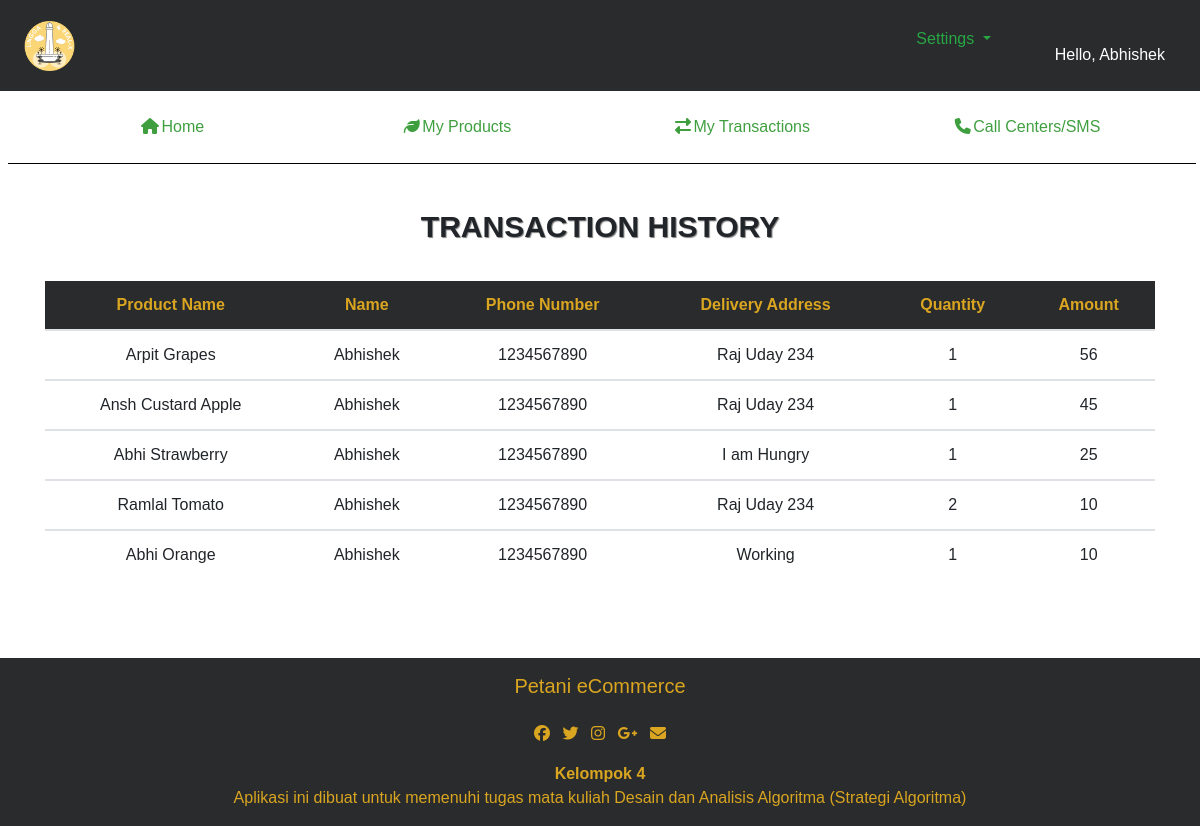
Page /FarmerPortal/Transactions.php (signed in) on the committed database.
### tables this page shows
CREATE TABLE `farmerregistration` (
  `farmer_id` int(255) NOT NULL,
  `farmer_name` varchar(255) NOT NULL,
  `farmer_phone` bigint(10) NOT NULL,
  `farmer_address` text NOT NULL,
  `farmer_state` varchar(50) NOT NULL,
  `farmer_district` varchar(50) NOT NULL,
  `farmer_pan` varchar(10) NOT NULL,
  `farmer_bank` int(16) NOT NULL,
  `farmer_password` varchar(100) NOT NULL
);

CREATE TABLE `products` (
  `product_id` int(100) NOT NULL,
  `farmer_fk` int(255) NOT NULL,
  `product_title` varchar(100) NOT NULL,
  `product_cat` varchar(100) NOT NULL,
  `product_type` varchar(100) NOT NULL,
  `product_expiry` varchar(25) NOT NULL,
  `product_image` text NOT NULL,
  `product_stock` int(100) NOT NULL,
  `product_price` int(100) NOT NULL,
  `product_desc` text NOT NULL,
  `product_keywords` text NOT NULL,
  `product_delivery` varchar(5) NOT NULL
);

CREATE TABLE `buyerregistration` (
  `buyer_id` int(255) NOT NULL,
  `buyer_name` varchar(30) NOT NULL,
  `buyer_phone` bigint(10) NOT NULL,
  `buyer_addr` text NOT NULL,
  `buyer_comp` varchar(100) NOT NULL,
  `buyer_license` varchar(100) NOT NULL,
  `buyer_bank` int(16) NOT NULL,
  `buyer_pan` varchar(10) NOT NULL,
  `buyer_mail` varchar(20) NOT NULL,
  `buyer_username` varchar(20) NOT NULL,
  `buyer_password` varchar(20) NOT NULL
);

CREATE TABLE `orders` (
  `order_id` int(255) NOT NULL,
  `product_id` int(255) NOT NULL,
  `qty` int(255) NOT NULL,
  `address` varchar(255) NOT NULL,
  `delivery` varchar(10) NOT NULL,
  `phonenumber` bigint(10) NOT NULL,
  `total` int(10) NOT NULL,
  `payment` varchar(10) NOT NULL,
  `buyer_phonenumber` bigint(10) NOT NULL
);

### FarmerPortal/Transactions.php (the view, shortened to what this page needs)
<!-- <?php
     include("../Functions/functions.php");
     ?> -->
<!DOCTYPE html>
<html>
<head>
     <link rel="stylesheet" href="https://cdnjs.cloudflare.com/ajax/libs/font-awesome/4.7.0/css/font-awesome.min.css">
     <link rel="stylesheet" href="https://cdnjs.cloudflare.com/ajax/libs/font-awesome/4.7.0/css/font-awesome.min.css">
     <link rel="stylesheet" href="https://stackpath.bootstrapcdn.com/bootstrap/4.4.1/css/bootstrap.min.css">
     <link rel="stylesheet" href="../portal_files/bootstrap.min.css">
</head>
<body>
     <body>
          <nav class="navbar navbar-expand-xl ">
               <a class="float-left" href="farmerHomepage.php">
                    <img src="agro.png?v=1" class="float-left mr-2 moblogo" alt="Logo" style="height:50px;">
               </a>
               <div class="collapse navbar-collapse" id="navbarSupportedContent">
                              <?php getFarmerUsername(); ?>
               </div>
               <div class=" flex-row-reverse right ">
                    <div class="p-2 cart">
                         <div class='loginz'>
                              <?php getFarmerUsername(); ?>
                         </div>
                    </div>
                    <div class="dropdown p-2 settings ">
                         <button class="btn  dropdown-toggle text-success" style="margin-top:-20px;" type="button" id="dropdownMenuButton" data-toggle="dropdown" aria-haspopup="true" aria-expanded="false">
                              Settings
                         </button>
                    </div>
               </div>
          </nav>
          <br>
          <div class="container">
               <div class="row" style="text-align:center;">
                    <div class="col-md-3 col-sm-12">
                         <a href="farmerHomepage.php" id="navbar"><i class="fa fa-home" aria-hidden="true"></i><label>Home</label></a>
                    </div>
                    <div class="col-md-3 col-sm-12">
                         <a href="MyProducts.php" id="navbar"><i class="fa fa-leaf" aria-hidden="true"></i><label>My Products</label></a>
                    </div>
                    <div class="col-md-3 col-sm-12">
                         <a href="Transactions.php" id="navbar"><i class="fa fa-exchange" aria-hidden="true"></i><label>My Transactions</label></a>
                    </div>
                    <div class="col-md-3 col-sm-12">
                         <a href="CallCenter.php" id="navbar"><i class="fa fa-phone fa-rotate-vertical" aria-hidden="true"></i><label>Call Centers/SMS</label></a>
                    </div>
               </div>
          </div>
          <br>
          <div style="display:block;">
               <div class=content_item><label style="font-size :30px; text-shadow: 1px 1px 1px gray;"><b>TRANSACTION HISTORY</b></label></div>
               <br>
          </div>
          <div class="container">
               <table class="table">
                    <thead>
                         <th>Product Name</th>
                         <th>Name</th>
                         <th>Phone Number</th>
                         <th>Delivery Address</th>
                         <th>Quantity</th>
                         <th>Amount</th>
                    </thead>
                    <tbody>
                         <?php
                         global $con;
                         if (isset($_SESSION['phonenumber'])) {
                              $sess_phone_number = $_SESSION['phonenumber'];
                              $sel_price = "select * from orders where phonenumber = '$sess_phone_number'";
                              $run_price = mysqli_query($con, $sel_price);
                              while ($p_price = mysqli_fetch_array($run_price)) {
                                   $product_id = $p_price['product_id'];
                                   $qty = $p_price['qty'];
                                   $total = $p_price['total'];
                                   $address = $p_price['address'];
                                   $phone = $p_price['buyer_phonenumber'];
                                   $pro_price = "select * from products where product_id='$product_id'";
                                   $run_pro_price = mysqli_query($con, $pro_price);
                                   while ($pp_price = mysqli_fetch_array($run_pro_price)) {
                                        $product_title = $pp_price['product_title'];
                                        $query_name = "select * from buyerregistration where buyer_phone = $phone";
                                        $run_query_name = mysqli_query($con, $query_name);
                                        while ($names = mysqli_fetch_array($run_query_name)) {
                                             $buyer_name = $names['buyer_name'];
                         ?>
                                             <tr>
                                                  <td data-label="Product Name"><?php echo $product_title; ?></td>
                                                  <td data-label="Name"><?php echo $buyer_name; ?></td>
                                                  <td data-label="Phone Number"><?php echo $phone; ?></td>
                                                  <td data-label="Address"><?php echo $address; ?></td>
                                                  <td data-label="Quantity"><?php echo $qty; ?></td>
                                                  <td data-label="Price"><?php echo $total; ?></td>
                                             </tr>
                    </tbody>
<?php
                                        }
                                   }
                              }
                         } else {
                              echo "<h1 align = center>Please Login First!</h1><br><br><hr>";
                         } ?>
               </table>
          </div> <br> <br>
<?php
include("../Includes/footer2.php");
?>
     </body>
</html>

### Functions/functions.php (shortened to what this page needs)
<?php
   include("../Includes/db.php");
   function getFarmerUsername()
   {
       if (isset($_SESSION['phonenumber'])) {
           $phonenumber = $_SESSION['phonenumber'];
           global $con;
           $query = "select * from farmerregistration where farmer_phone = $phonenumber";
           $run_query = mysqli_query($con, $query);
           if ($run_query) {
               while ($row_cat = mysqli_fetch_array($run_query)) {
                   $buyer_name = $row_cat['farmer_name'];
                   $buyer_name = "Hello, " . $buyer_name;
                   echo "<label style = 'color:white; padding-top:7px;'>$buyer_name</label>";
               }
           }
       } else {
           echo "<label><a href = '../auth/FarmerLogin.php' style = 'color:white; padding-top:20px;' >Login/Sign up</a></label>";
       }
   }
   ?>

### FarmerPortal/Transactions.php (style rules this page uses)
* { margin: 0; box-sizing: border-box; }
.dropdown { float: right; margin-right: 35px; margin-top: 20px; }
.loginz { float: right; margin-right: 20px; margin-top: 20px; }
.content_item { text-align: center; justify-content: center; }
body { margin: 0; padding: 0; font-family: sans-serif; background-size: cover; background-position: center; box-sizing: border-box; }
#navbar { padding: 10px; color: green; text-decoration: none; margin: 20px; opacity: 0.75; white-space: nowrap; }
#navbar i { padding-right: 1%; }
#navbar label { cursor: pointer; }
a { color: goldenrod; }
img { max-width: 100%; display: inline-block; }
* { margin: 0; padding: 0; box-sizing: border-box; }
nav { background-color: #292b2c; }
.right { display: flex; }
.cart { margin-right: -9px; }
body { margin: 0; padding: 0px; font-family: sans-serif; }
* { box-sizing: border-box; }
.table { width: 100%; border-collapse: collapse; }
.table td, .table th { padding: 12px 15px; border: 0px solid #ddd; text-align: center; font-size: 16px; }
.table th { background-color: #292b2c; color: goldenrod; }

### rows in the picture
farmerregistration: buyer_name "Hello, Abhishek"
orders: buyer_phonenumber "1234567890", address "Raj Uday 234", qty "1", total "56"
products: product_title "Arpit Grapes"
buyerregistration: buyer_name "Abhishek"
orders: buyer_phonenumber "1234567890", address "Raj Uday 234", qty "1", total "45"
products: product_title "Ansh Custard Apple"
orders: buyer_phonenumber "1234567890", address "I am Hungry", qty "1", total "25"
products: product_title "Abhi Strawberry"
orders: buyer_phonenumber "1234567890", address "Raj Uday 234", qty "2", total "10"
products: product_title "Ramlal Tomato"
orders: buyer_phonenumber "1234567890", address "Working", qty "1", total "10"
products: product_title "Abhi Orange"
